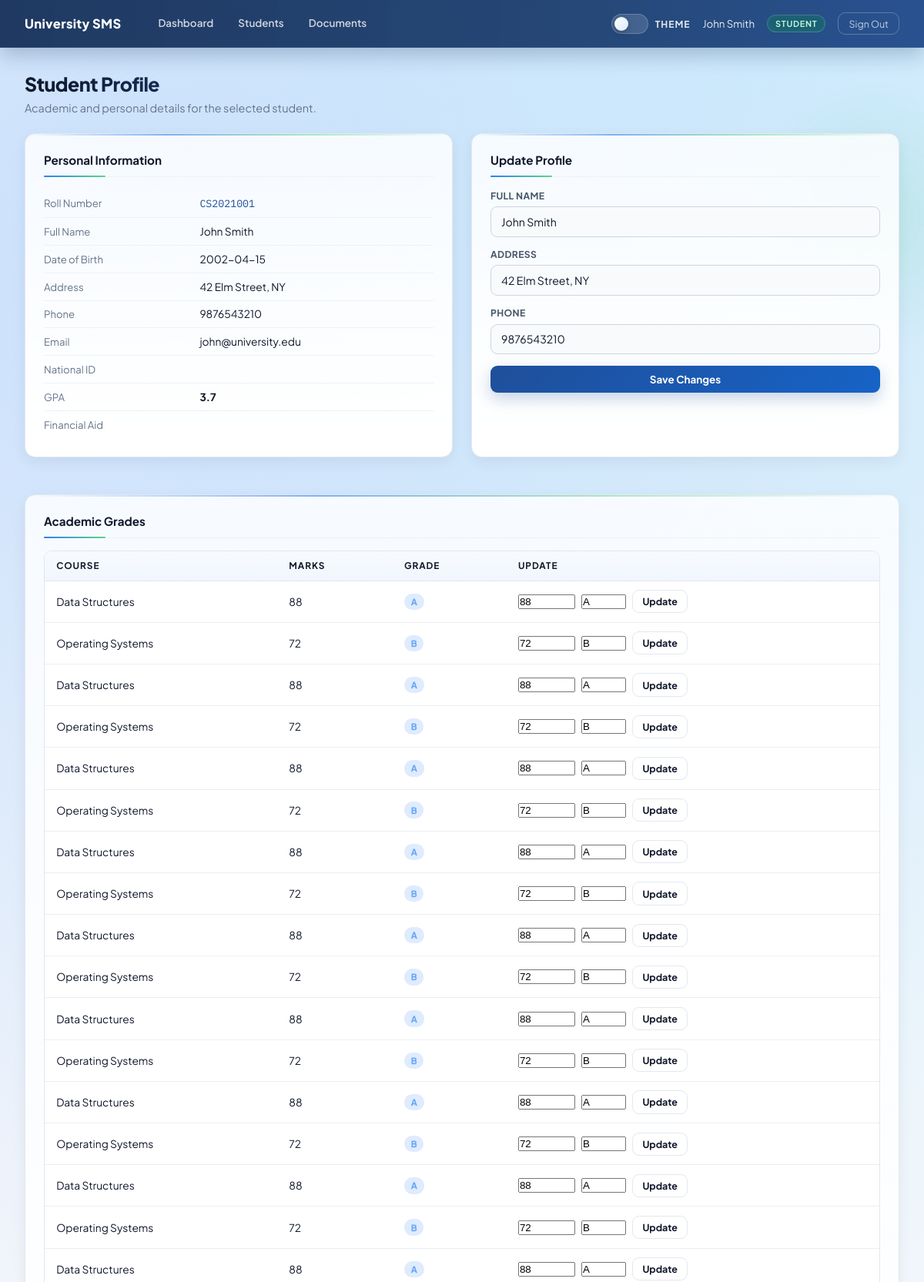
The app's page /student/1 (signed in, upper part) with its own data.
### tables this page shows
CREATE TABLE users (
                id        INTEGER PRIMARY KEY AUTOINCREMENT,
                username  TEXT UNIQUE NOT NULL,
                password  TEXT NOT NULL,          -- VULN-04: plain-text passwords
                role      TEXT DEFAULT 'student', -- student | faculty | admin
                email     TEXT,
                full_name TEXT
            );

CREATE TABLE students (
                id          INTEGER PRIMARY KEY AUTOINCREMENT,
                user_id     INTEGER,
                roll_no     TEXT UNIQUE,
                full_name   TEXT,
                dob         TEXT,
                address     TEXT,
                phone       TEXT,
                national_id TEXT,                 -- VULN-07: PII stored unencrypted
                gpa         REAL DEFAULT 0.0,
                financial_aid TEXT
            );

CREATE TABLE grades (
                id         INTEGER PRIMARY KEY AUTOINCREMENT,
                student_id INTEGER,
                course     TEXT,
                marks      INTEGER,
                grade      TEXT
            );

### app.py (the view, shortened to what this page needs)
@app.route("/student/<int:student_id>")
@login_required
def student_profile(student_id):
    db = get_db()
    if session.get("role") == "student":
        student = db.execute(
            "SELECT s.id, s.roll_no, s.full_name, s.dob, s.address, s.phone, "
            "s.gpa, s.user_id, u.email, u.username "
            "FROM students s JOIN users u ON s.user_id = u.id "
            "WHERE s.id = ? AND s.user_id = ?",
            (student_id, session["user_id"])
        ).fetchone()
        if not student:
            return render_template("error.html",
                                   error="Access Denied. You can only view your own profile.",
                                   query=""), 403
    if not student:
        return render_template("error.html", error="Student not found.", query=""), 404
    grades = db.execute(
        "SELECT * FROM grades WHERE student_id = ?", (student_id,)
    ).fetchall()
    return render_template("profile.html", student=student, grades=grades)

### app.py (called while the page is built)
def login_required(f):
    @wraps(f)
    def decorated(*args, **kwargs):
        if "user_id" not in session:
            return redirect(url_for("login"))
        return f(*args, **kwargs)
    return decorated

def get_db():
    db = getattr(g, "_database", None)
    if db is None:
        db = g._database = sqlite3.connect(DATABASE)
        db.row_factory = sqlite3.Row
    return db

@app.teardown_appcontext
def close_connection(exception):
    db = getattr(g, "_database", None)
    if db is not None:
        db.close()

### templates/profile.html (shortened to what this page needs)
{% extends "base.html" %}
{% block content %}
{% if student %}
<div class="page-header">
  <h1>Student Profile</h1>
  <p>Academic and personal details for the selected student.</p>
</div>
<div class="layout-2col mb-5">
  <div class="card">
    <div class="card-title">Personal Information</div>
    <table class="kv-table">
      <tbody>
      <tr><td class="kv-label">Roll Number</td>
        <td class="mono-sm text-brand">{{ student['roll_no'] }}</td></tr>
      <tr><td class="kv-label">Full Name</td>
            <td>{{ student['full_name'] | safe }}</td></tr>
      <tr><td class="kv-label">Date of Birth</td>
            <td>{{ student['dob'] }}</td></tr>
      <tr><td class="kv-label">Address</td>
            <td>{{ student['address'] | safe }}</td></tr>
      <tr><td class="kv-label">Phone</td>
            <td>{{ student['phone'] }}</td></tr>
      <tr><td class="kv-label">Email</td>
            <td>{{ student['email'] }}</td></tr>
      <tr><td class="kv-label">National ID</td>
        <td class="mono-sm">{{ student['national_id'] }}</td></tr>
      <tr><td class="kv-label">GPA</td>
            <td><strong>{{ student['gpa'] }}</strong></td></tr>
      <tr><td class="kv-label">Financial Aid</td>
            <td>{{ student['financial_aid'] }}</td></tr>
      </tbody>
    </table>
  </div>
  <div class="card">
    <div class="card-title">Update Profile</div>
    <form method="POST" action="/profile/update" class="stack-form">
      <div class="form-group">
        <label>Full Name</label>
        <input type="text" name="full_name" value="{{ student['full_name'] }}">
      </div>
      <div class="form-group">
        <label>Address</label>
        <input type="text" name="address" value="{{ student['address'] }}">
      </div>
      <div class="form-group">
        <label>Phone</label>
        <input type="text" name="phone" value="{{ student['phone'] }}">
      </div>
      <button type="submit" class="btn btn-primary">Save Changes</button>
    </form>
  </div>
</div>
<div class="card">
  <div class="card-title">Academic Grades</div>
  <div class="table-wrap">
    <table>
      <thead>
        <tr><th>Course</th><th>Marks</th><th>Grade</th><th>Update</th></tr>
      </thead>
      <tbody>
        {% for g in grades %}
        <tr>
          <td>{{ g['course'] }}</td>
          <td>{{ g['marks'] }}</td>
          <td><span class="badge badge-blue">{{ g['grade'] }}</span></td>
          <td>
            <form method="POST" action="/grade/update" class="flex gap-2 items-center flex-wrap">
              <input type="number" name="marks" value="{{ g['marks'] }}" class="marks-field">
              <input type="text" name="grade" value="{{ g['grade'] }}" class="grade-field">
              <button type="submit" class="btn btn-outline btn-sm">Update</button>
            </form>
          </td>
        </tr>
        {% endfor %}
      </tbody>
    </table>
  </div>
</div>
{% else %}
<div class="alert alert-error">Student record not found.</div>
{% endif %}
{% endblock %}

### templates/base.html (shortened to what this page needs)
<!DOCTYPE html>
<html lang="en">
<head>
</head>
<body>
<div class="site-shell">
  <nav>
    <span class="nav-brand">University SMS</span>
    <div class="nav-links">
      <a href="/dashboard">Dashboard</a>
      <a href="/search">Students</a>
      <a href="/upload">Documents</a>
    </div>
    <div class="nav-right">
      <label class="theme-switch" for="theme-toggle" title="Toggle theme">
        <span class="theme-switch-track">
          <span class="theme-switch-thumb"></span>
        </span>
        <span class="theme-switch-label">Theme</span>
      </label>
      <span class="nav-user-name">{{ session.full_name or session.username }}</span>
      <span class="role-chip chip-{{ session.role }}">{{ session.role }}</span>
      <a class="btn-logout" href="/logout">Sign Out</a>
    </div>
  </nav>
  <main>
    {% block content %}{% endblock %}
  </main>
  </div>
</body>
</html>

### records on screen
users: role "STUDENT", email "john@university.edu"
students: roll_no "CS2021001", full_name "John Smith", dob "2002-04-15", address "42 Elm Street, NY", phone "9876543210", gpa "3.7"
grades: course "Data Structures", marks "88", grade "A"
grades: course "Operating Systems", marks "72", grade "B"
grades: course "Data Structures", marks "88", grade "A"
grades: course "Operating Systems", marks "72", grade "B"
grades: course "Data Structures", marks "88", grade "A"
grades: course "Operating Systems", marks "72", grade "B"
grades: course "Data Structures", marks "88", grade "A"
grades: course "Operating Systems", marks "72", grade "B"
grades: course "Data Structures", marks "88", grade "A"
grades: course "Operating Systems", marks "72", grade "B"
grades: course "Data Structures", marks "88", grade "A"
grades: course "Operating Systems", marks "72", grade "B"
grades: course "Data Structures", marks "88", grade "A"
grades: course "Operating Systems", marks "72", grade "B"
grades: course "Data Structures", marks "88", grade "A"
grades: course "Operating Systems", marks "72", grade "B"
grades: course "Data Structures", marks "88", grade "A"

### other values on screen
{{ session.full_name or session.username }} "John Smith"
